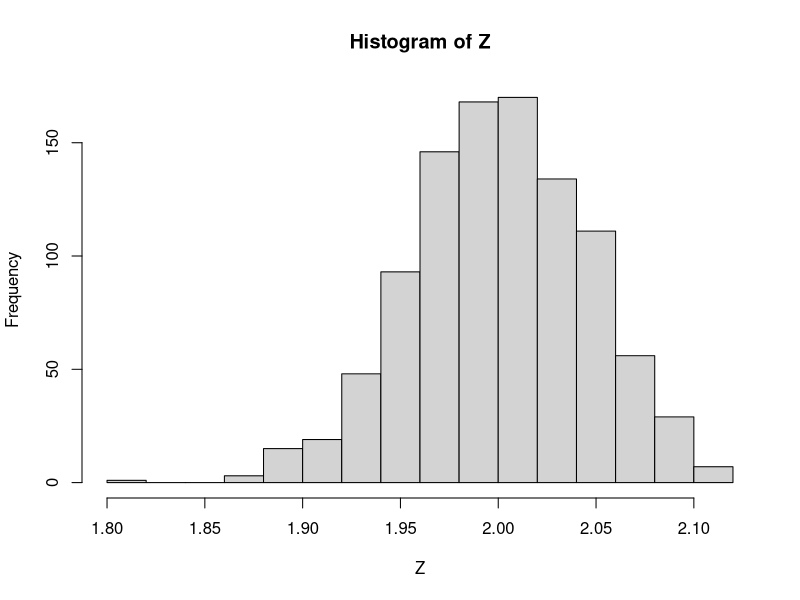
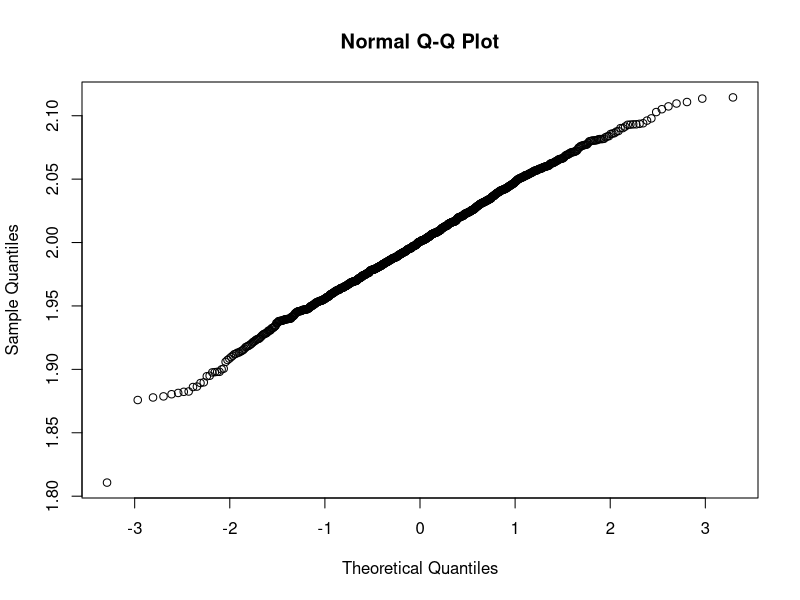
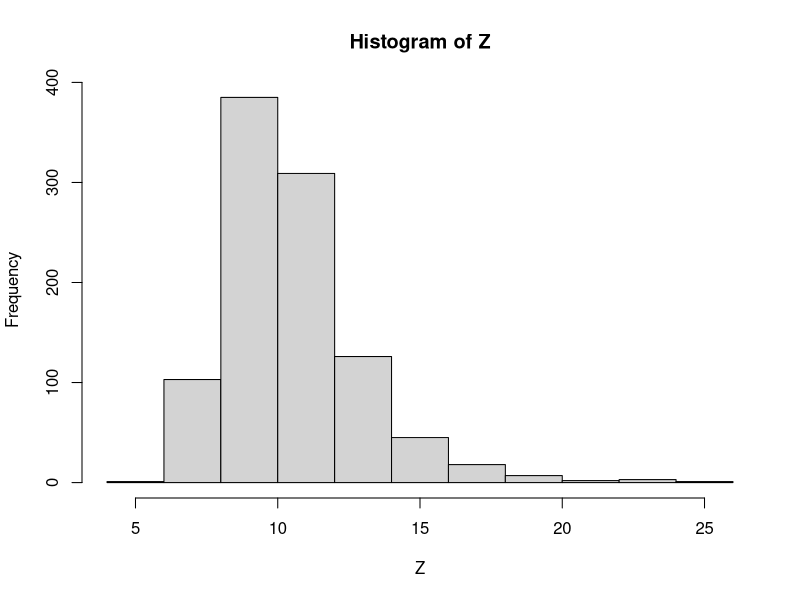
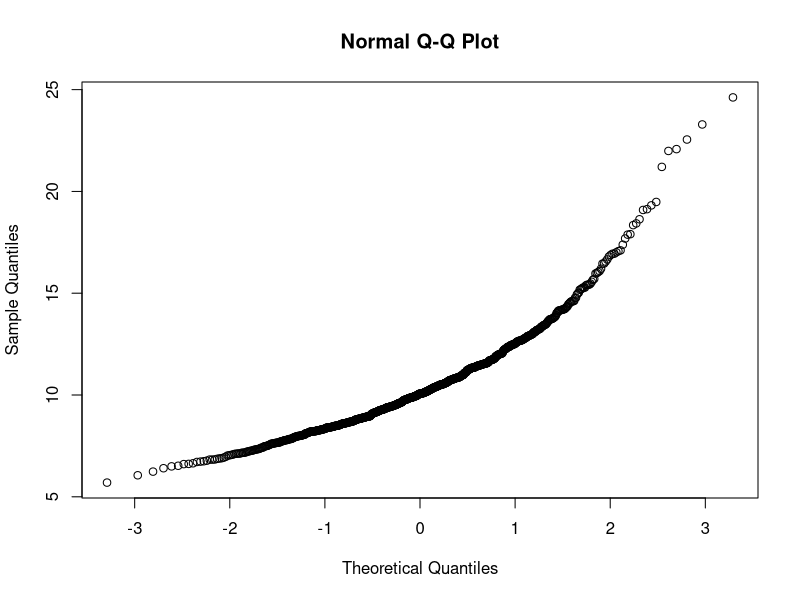

These figures' R source, in order:
## ---- chunk 1
set.seed(20230503)

ux = 100
sdx = 2
uy = 50
sdy = 0.5

X <- rnorm(1000, mean = ux, sd = sdx)
Y <- rnorm(1000, mean = uy, sd = sdy)
Z <- X / Y
## ---- chunk 2
hist(Z)
## ---- chunk 3
qqnorm(Z)
## ---- chunk 4
mean(Z)
## ---- chunk 5
ux / uy
## ---- chunk 6
var(Z)
## ---- chunk 7
ux^2 / uy^2 * (sdx^2 / ux^2 + sdy^2 / uy^2)
## ---- chunk 8
ux = 100
sdx = 2
uy = 10
sdy = 2

X <- rnorm(1000, mean = ux, sd = sdx)
Y <- rnorm(1000, mean = uy, sd = sdy)
Z <- X / Y
## ---- chunk 9
hist(Z)
## ---- chunk 10
qqnorm(Z)
